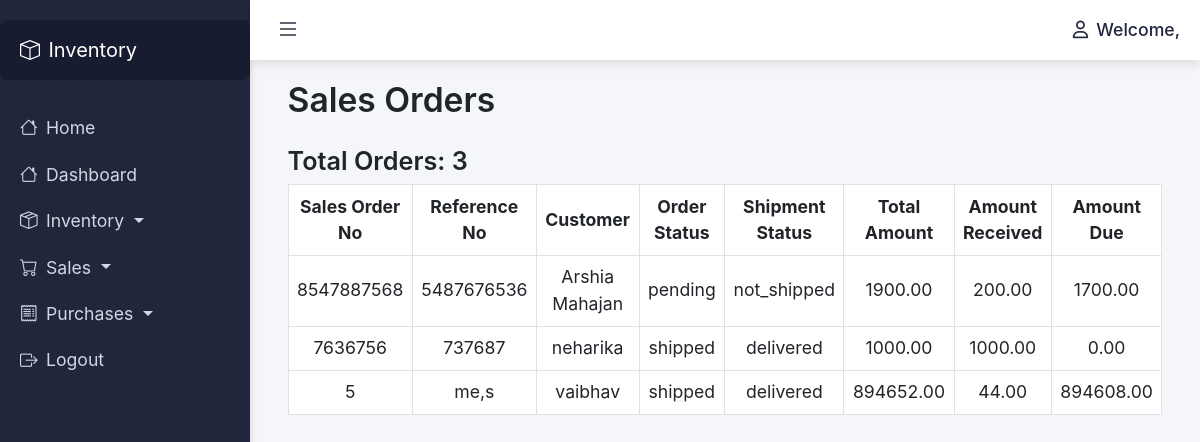
Page /sales/ on the committed database.
### dashboard/models.py (models this page shows, shortened)
class SalesOrder(models.Model):
    sales_order_no = models.CharField(max_length=20, unique=True)
    customer = models.ForeignKey(Student, on_delete=models.CASCADE, related_name='sales_orders')
    reference_no = models.CharField(max_length=50, null=True)
    order_status = models.CharField(max_length=20, default='Draft')
    shipment_status = models.CharField(max_length=20, default='Not Shipped')
    total_amount = models.FloatField()
    amount_received = models.FloatField(default=0.0)

class Customer(models.Model):
    name = models.CharField(max_length=100)
    company_name = models.CharField(max_length=100)
    email = models.EmailField()
    work_phone = models.CharField(max_length=15)
    receivables = models.DecimalField(max_digits=10, decimal_places=2)
    unused_credits = models.DecimalField(max_digits=10, decimal_places=2)
    address = models.TextField()

### dashboard/views.py (the view)
# urls.py: path('sales/', sales_order, name='sales_order'),
def sales_order(request):
    user_role = getattr(request.user, 'role', None)
    orders = SalesOrder.objects.all()
    total_orders = orders.count()
    return render(request, 'sales_order.html', {'orders': orders, 'total_orders': total_orders,'user_role': user_role })

### dashboard/models.py (called while the page is built)
    @property
    def amount_due(self):
        return self.total_amount - self.amount_received

### dashboard/templates/sales_order.html (shortened to what this page needs)
{% extends 'base.html' %}
{% block content %}
<div class="table-container">
    <h2 class="mb-4">Sales Orders</h2>
    <h4>Total Orders: {{ total_orders }}</h4>
    <table class="table table-bordered">
        <thead>
            <tr>
                <th>Sales Order No</th>
                <th>Reference No</th>
                <th>Customer</th>
                <th>Order Status</th>
                <th>Shipment Status</th>
                <th>Total Amount</th>
                <th>Amount Received</th>
                <th>Amount Due</th>
            </tr>
        </thead>
        <tbody>
            {% for order in orders %}
            <tr>
                <td>{{ order.sales_order_no }}</td>
                <td>{{ order.reference_no }}</td>
                <td>{{ order.customer.name }}</td>
                <td>{{ order.order_status }}</td>
                <td>{{ order.shipment_status }}</td>
                <td>{{ order.total_amount }}</td>
                <td>{{ order.amount_received }}</td>
                <td>{{ order.amount_due }}</td>
            </tr>
            {% empty %}
            <tr>
                <td colspan="9" class="text-center">No sales orders found.</td>
            </tr>
            {% endfor %}
        </tbody>
    </table>
</div>
{% endblock %}

### dashboard/templates/base.html (style rules this page uses)
body, html { height: 100%; margin: 0; font-family: Arial, sans-serif; background-color: #f4f6f9; font-size: 1.05rem; }
body { font-family: 'Inter', sans-serif; }
h1, h2, h3, h4, h5, h6 { font-weight: 600; }
.table th, .table td { text-align: center; vertical-align: middle; }
.table thead { background-color: #f8f9fa; }
:root { --bs-primary: #1a2b6d; }
:root { --bs-primary: #1a2b6d; --bs-accent: #4e73df; --bs-light: #f8f9fc; --bs-dark: #343a40; }
body { font-family: 'Inter', sans-serif; background-color: #f0f2f5; }

### rows in the picture
SalesOrder: sales_order_no "8547887568", reference_no "5487676536", customer.name "Arshia Mahajan", order_status "pending", shipment_status "not_shipped", total_amount "1900.00", amount_received "200.00", amount_due "1700.00"
SalesOrder: sales_order_no "7636756", reference_no "737687", customer.name "neharika", order_status "shipped", shipment_status "delivered", total_amount "1000.00", amount_received "1000.00", amount_due "0.00"
SalesOrder: sales_order_no "5", reference_no "me,s", customer.name "vaibhav", order_status "shipped", shipment_status "delivered", total_amount "894652.00", amount_received "44.00", amount_due "894608.00"

### other values in the picture
{{ total_orders }} "3"
